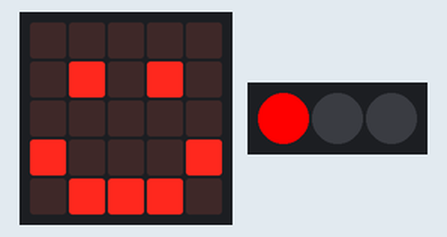
This program was run on a simulated BBC micro:bit running MicroPython. Shown: the board's 5×5 LED display, 3 RGB LEDs in strip order, left to right.

Above: at 0.1 s.
At 0.7 s:
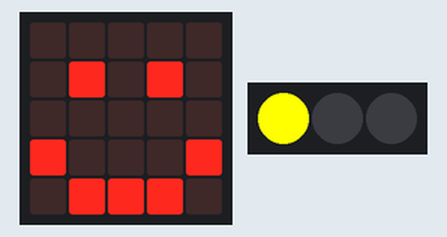
At 1.1 s:
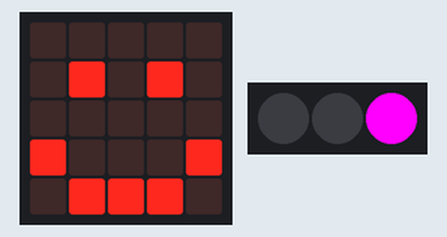
At 1.5 s:
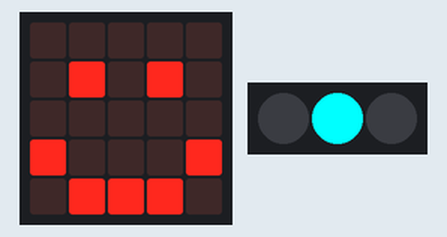
Timing chart, 0 to 40.0 s (numbered marks = the images above):
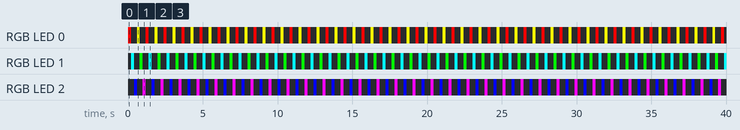

The program:

_____.py
```python
from microbit import *
import neopixel
display.show(Image.HAPPY)
# 定义流水灯接在引脚pin16上，数量为3个
np = neopixel.NeoPixel(pin16, 3)
while True:
    for pixel_id in range(0, len(np)):
        np[0] = (255, 0, 0)
        np.show()
        sleep(200)
        np.clear()
        np[1] = (0, 255, 255)
        np.show()
        sleep(200)
        np.clear()
        np[2] = (0, 0, 255)
        np.show()
        sleep(200)
        np.clear()
        np[0] = (255, 255, 0)
        np.show()
        sleep(200)
        np.clear()
        np[1] = (0, 255, 0)
        np.show()
        sleep(200)
        np.clear()
        np[2] = (255, 0, 255)
        np.show()
        sleep(200)
        np.clear()
```

Measured:
- by itself, RGB LED 0: repeats every 1.2 s: off 0.40 s, RGB(255, 255, 0) 0.20 s, off 0.40 s, RGB(255, 0, 0) 0.20 s
- by itself, RGB LED 1: repeats every 1.2 s: off 0.40 s, RGB(0, 255, 0) 0.20 s, off 0.40 s, RGB(0, 255, 255) 0.20 s
- by itself, RGB LED 2: repeats every 1.2 s: off 0.40 s, RGB(255, 0, 255) 0.20 s, off 0.40 s, RGB(0, 0, 255) 0.20 s
